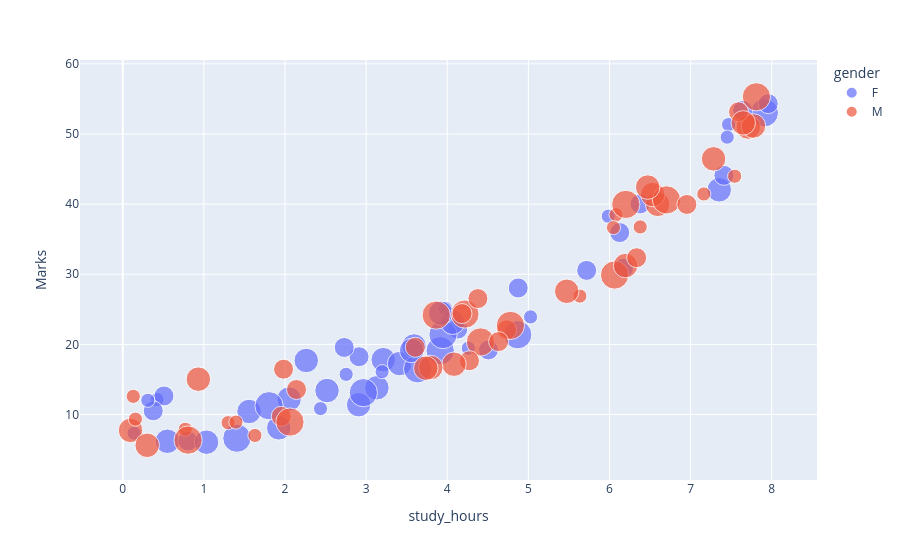

Notebook source saved alongside this figure:
### Code cell
fig = px.scatter(
    student, 
    x = 'study_hours', 
    y = 'Marks', 
    color = 'gender', 
    size = 'Tshirt_size',
    hover_data = ['hostel']
)

fig.show()

### Figure 1 — Plotly figure (JSON) as saved in the notebook; plotly's stock layout.template omitted (floating-point values rounded to 4 significant figures)
{"data": [{"customdata": [[0], [0], [1], [0], [0], [1], [1], [0], [0], [0], [1], [0], [0], [1], [0], [1], [1], [1], [1], [1], [0], [1], [1], [1], [0], [0], [0], [0], [1], [0], [1], [0], [0], [1], [0], [0], [0], [1], [0], [1], [0], [0], [1], [0], [0], [0], [0], [0], [1], [1], [0]], "hovertemplate": "gender=F<br>study_hours=%{x}<br>Marks=%{y}<br>Tshirt_size=%{marker.size}<br>hostel=%{customdata[0]}<extra></extra>", "legendgroup": "F", "marker": {"color": "#636efa", "size": [2, 3, 4, 3, 3, 2, 3, 1, 3, 1, 2, 1, 2, 3, 2, 4, 4, 2, 3, 4, 1, 1, 3, 3, 4, 2, 2, 2, 1, 2, 1, 4, 3, 4, 3, 2, 1, 1, 2, 3, 2, 1, 3, 3, 4, 2, 2, 1, 3, 3, 1], "sizemode": "area", "sizeref": 0.01, "symbol": "circle"}, "mode": "markers", "name": "F", "orientation": "v", "showlegend": true, "type": "scatter", "x": [4.508, 3.133, 7.909, 3.211, 3.413, 6.173, 7.353, 0.423, 2.908, 4.26, 5.719, 3.977, 6.126, 2.051, 4.875, 3.635, 1.407, 0.508, 1.923, 2.966, 0.14, 2.754, 3.591, 1.557, 3.913, 4.13, 2.913, 7.641, 7.468, 0.376, 2.438, 4.869, 0.55, 3.948, 2.518, 0.803, 5.985, 7.451, 7.957, 2.262, 7.41, 3.197, 4.067, 1.033, 1.803, 6.376, 2.73, 5.027, 3.919, 3.561, 0.309], "xaxis": "x", "y": [19.2, 13.81, 53.02, 17.82, 17.26, 30.86, 42.04, 12.13, 11.4, 19.47, 30.55, 25.13, 35.94, 12.21, 28.04, 16.52, 6.623, 12.65, 8.1, 13.12, 7.336, 15.72, 19.77, 10.43, 19.11, 22.18, 18.24, 53.36, 51.34, 10.52, 10.84, 21.38, 6.185, 21.4, 13.42, 6.217, 38.28, 49.54, 54.32, 17.7, 44.1, 16.11, 23.15, 6.053, 11.25, 40.02, 19.56, 23.92, 24.45, 19.13, 12.03], "yaxis": "y"}, {"customdata": [[0], [1], [0], [1], [1], [1], [0], [1], [1], [1], [1], [0], [1], [0], [1], [0], [0], [0], [1], [0], [1], [0], [1], [1], [1], [1], [1], [0], [0], [1], [0], [0], [1], [1], [1], [1], [0], [0], [1], [1], [0], [0], [0], [0], [0], [0], [1], [0], [1]], "hovertemplate": "gender=M<br>study_hours=%{x}<br>Marks=%{y}<br>Tshirt_size=%{marker.size}<br>hostel=%{customdata[0]}<extra></extra>", "legendgroup": "M", "marker": {"color": "#EF553B", "size": [3, 4, 4, 4, 4, 2, 1, 3, 2, 2, 1, 1, 4, 3, 3, 3, 1, 3, 3, 3, 2, 4, 3, 4, 1, 4, 1, 1, 2, 3, 3, 2, 1, 2, 3, 1, 3, 2, 1, 2, 1, 4, 2, 4, 2, 3, 3, 1, 2], "sizemode": "area", "sizeref": 0.01, "symbol": "circle"}, "mode": "markers", "name": "M", "orientation": "v", "showlegend": true, "type": "scatter", "x": [0.096, 7.811, 6.063, 4.41, 4.218, 4.274, 6.08, 7.711, 4.733, 4.378, 0.156, 1.299, 3.864, 0.932, 6.594, 4.083, 7.543, 7.283, 6.533, 7.775, 1.954, 2.061, 3.797, 4.779, 5.635, 6.703, 0.771, 6.049, 7.591, 7.649, 6.198, 3.606, 0.13, 2.142, 5.473, 1.395, 3.736, 4.633, 1.629, 6.954, 6.379, 0.805, 1.982, 6.201, 4.182, 6.471, 0.301, 7.163, 6.335], "xaxis": "x", "y": [7.734, 55.3, 29.89, 20.35, 24.32, 17.67, 38.49, 50.99, 22.07, 26.53, 9.333, 8.837, 24.17, 15.04, 39.97, 17.17, 43.98, 46.45, 41.36, 51.14, 9.742, 8.924, 16.7, 22.7, 26.88, 40.6, 7.892, 36.65, 53.16, 51.58, 31.24, 19.59, 12.59, 13.56, 27.57, 8.92, 16.61, 20.4, 7.014, 39.95, 36.75, 6.349, 16.46, 39.96, 24.39, 42.43, 5.609, 41.44, 32.36], "yaxis": "y"}], "layout": {"legend": {"itemsizing": "constant", "title": {"text": "gender"}, "tracegroupgap": 0}, "margin": {"t": 60}, "xaxis": {"anchor": "y", "domain": [0, 1], "title": {"text": "study_hours"}}, "yaxis": {"anchor": "x", "domain": [0, 1], "title": {"text": "Marks"}}}}
